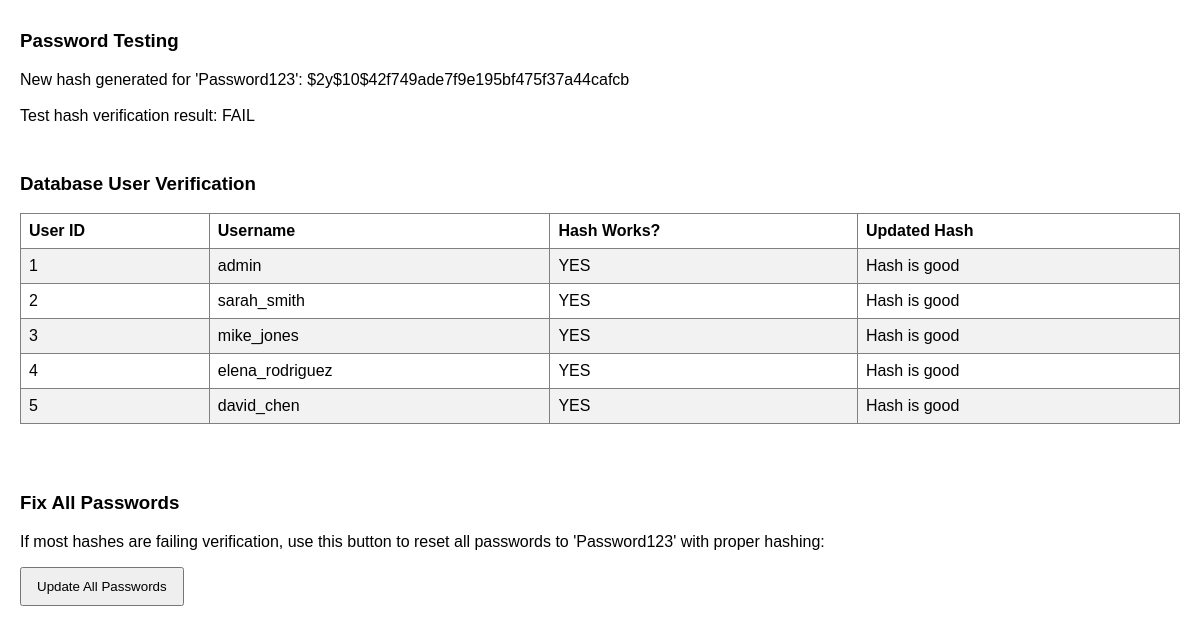
Screenshot of /test_password.php with the database file from the repository.
### tables this page shows
CREATE TABLE users (
    id INT AUTO_INCREMENT PRIMARY KEY,
    username VARCHAR(50) NOT NULL UNIQUE,
    password VARCHAR(255) NOT NULL,
    email VARCHAR(100) NOT NULL UNIQUE,
    first_name VARCHAR(50) NOT NULL,
    last_name VARCHAR(50) NOT NULL,
    last_login TIMESTAMP NULL
);

### test_password.php (the view, shortened to what this page needs)
<?php
require_once 'database/db_connect.php';
$test_password = 'Password123';
$new_hash = password_hash($test_password, PASSWORD_DEFAULT);
echo "<h3>Password Testing</h3>";
echo "New hash generated for 'Password123': " . $new_hash . "<br><br>";
$test_hash = '$2y$10$i8r5.W4eYy9nUNyFXXu8TuVE8h8OvDyRjlock6AXb0FUiOjw5vhXW';
$verification = password_verify($test_password, $test_hash);
echo "Test hash verification result: " . ($verification ? "SUCCESS" : "FAIL") . "<br><br>";
echo "<h3>Database User Verification</h3>";
$result = $mysqli->query("SELECT id, username, password FROM users LIMIT 5");
echo "<table border='1'>
      <tr>
        <th>User ID</th>
        <th>Username</th>
        <th>Hash Works?</th>
        <th>Updated Hash</th>
      </tr>";
while ($user = $result->fetch_assoc()) {
    $hash_works = password_verify($test_password, $user['password']);
    echo "<tr>
            <td>{$user['id']}</td>
            <td>{$user['username']}</td>
            <td>" . ($hash_works ? "YES" : "NO") . "</td>
            <td>";
    if (!$hash_works) {
        echo "UPDATE users SET password = '$new_hash' WHERE id = {$user['id']};";
    } else {
        echo "Hash is good";
    }
    echo "</td></tr>";
}
echo "</table><br>";
echo "<h3>Fix All Passwords</h3>";
echo "<p>If most hashes are failing verification, use this button to reset all passwords to 'Password123' with proper hashing:</p>";
echo "<form method='post'>";
echo "<button type='submit'>Update All Passwords</button>";
echo "</form>";
?>

### test_password.php (style rules this page uses)
table { border-collapse: collapse; width: 100%; margin-bottom: 20px; }
th, td { padding: 8px; text-align: left; }
tr:nth-child(even) { background-color: #f2f2f2; }
h3 { margin-top: 30px; }
button { padding: 10px 15px; cursor: pointer; }

### rows the page displays
users: id "1", username "admin", shows "YES", shows "Hash is good"
users: id "2", username "sarah_smith", shows "YES", shows "Hash is good"
users: id "3", username "mike_jones", shows "YES", shows "Hash is good"
users: id "4", username "elena_rodriguez", shows "YES", shows "Hash is good"
users: id "5", username "david_chen", shows "YES", shows "Hash is good"

### other values shown
$new_hash "$2y$10$42f749ade7f9e195bf475f37a44cafcb"
